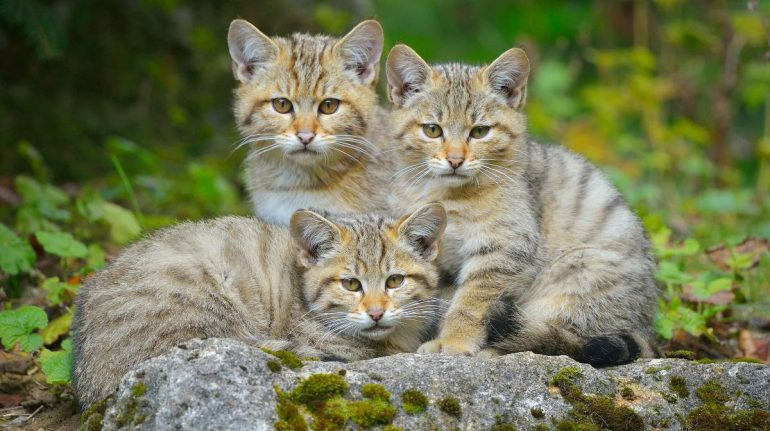
#> input picture Practicas/images/cats.png, 770 x 431 px
$ jupyter execute Practica2.ipynb
#> lines starting #> are read from the running program, lines starting #| are printed output that depends on the picture
## Práctica 2: Transformaciones geométricas
Integrantes: David García Díaz y Alejandro Bolaños García

[cell 1]
# Transformaciones geométricas 2D
import cv2 as cv
import numpy as np

# Variables globales
tx, ty = 0, 0
angle = 0
scale = 1.0
size = (1000, 1000)
image = cv.imread('images/cats.png', cv.IMREAD_COLOR)
#> image is the input picture: shape (431, 770, 3); mean B, G, R 85.6, 120, 115.6

def update_image():
    global tx, ty, angle, scale
    # Rotación
    angle_rad = angle * np.pi / 180
    R = np.float32([[np.cos(angle_rad), -np.sin(angle_rad)],
                    [np.sin(angle_rad), np.cos(angle_rad)]])

    # Traslación
    T = np.float32([[1, 0, tx],
                    [0, 1, ty]])

    # Similaridad (Escalado)
    S = np.float32([[scale, 0],
                    [0, scale]])

    # Combinación de transformaciones
    M = S @ R @ T
    transformed_image = cv.warpAffine(image, M, size)
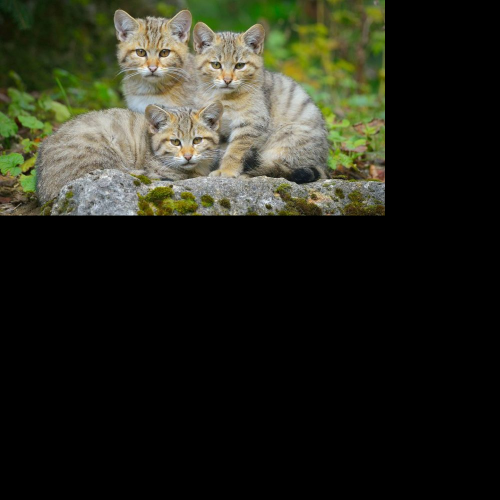
#> transformed_image: shape (1000, 1000, 3) (shown at 1/2 size); mean B, G, R 28.4, 39.8, 38.4
    cv.imshow('Transformaciones', transformed_image)

def on_trackbar_rotation(val):
    global angle
    angle = val
    update_image()

def on_trackbar_translation(val):
    global tx, ty
    tx = val
    ty = val
    update_image()

def on_trackbar_resize(val):
    global scale
    scale = val / 100
    update_image()

cv.namedWindow('Transformaciones')
cv.createTrackbar('Rotation', 'Transformaciones', 0, 360, on_trackbar_rotation)
cv.createTrackbar('Translation', 'Transformaciones', 0, 200, on_trackbar_translation)
cv.createTrackbar('Resize', 'Transformaciones', 0, 200, on_trackbar_resize)

# Inicializar la imagen con valores predeterminados
update_image()

cv.waitKey(0)
cv.destroyAllWindows()

[cell 2]
image = cv.imread('images/cats.png')
size = (image.shape[1], image.shape[0])
#> size = (770, 431)

# traslación
tx,ty = 100.0, 50.0
T = np.float32([[1,0,tx],
                [0,1,ty]])

imageT = cv.warpAffine(image, T, size)
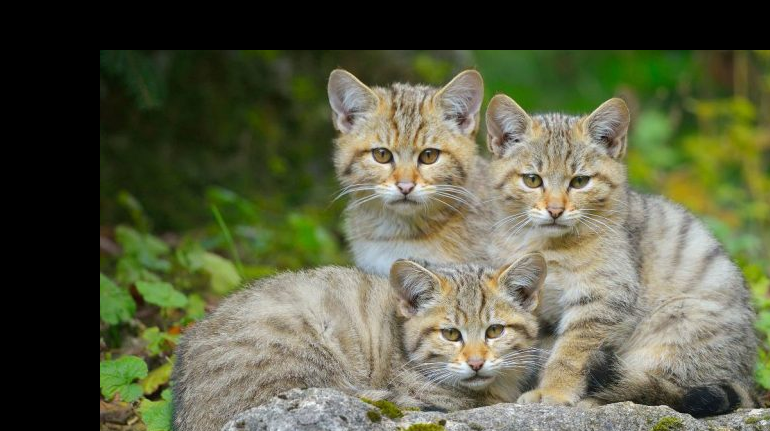
#> imageT: shape (431, 770, 3); mean B, G, R 69, 94.3, 90.9

cv.imshow('Traslacion', imageT)

# rotación
a = np.pi/6
T = np.float32(
    [[np.cos(a),-np.sin(a),tx],
     [np.sin(a),np.cos(a),ty]]
)
imageR = cv.warpAffine(image, T, size)
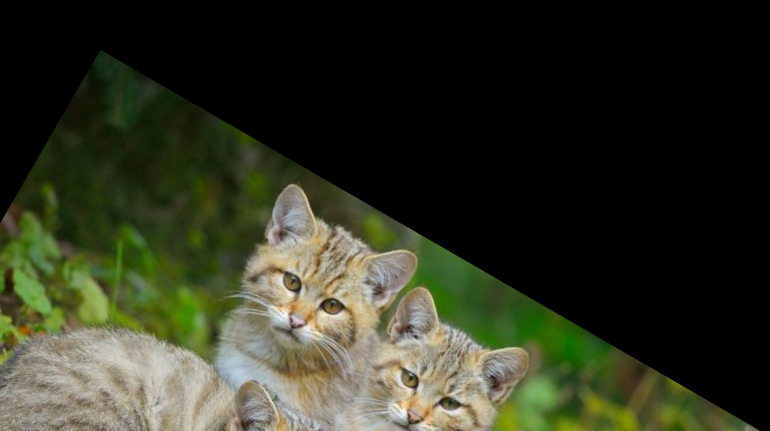
#> imageR: shape (431, 770, 3); mean B, G, R 34.3, 51.2, 47.9

cv.imshow('Rotacion', imageR)

# similaridad
s=0.5
T = np.float32(
    [[s*np.cos(a),-s*np.sin(a),tx],
     [s*np.sin(a),s*np.cos(a),ty]])

imageS = cv.warpAffine(image, T, size)
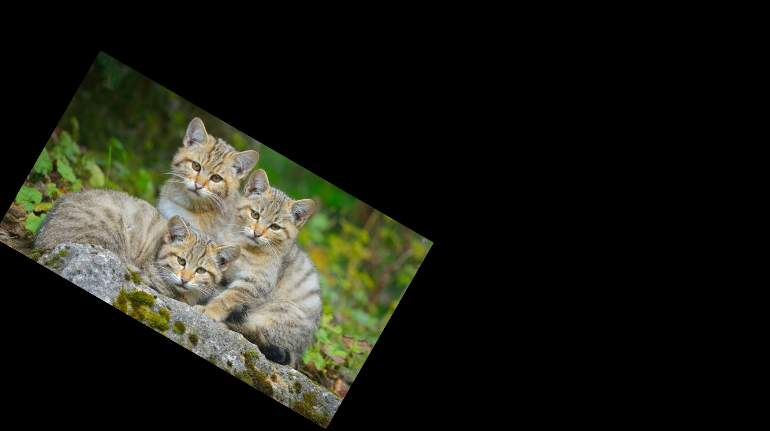
#> imageS: shape (431, 770, 3); mean B, G, R 21.4, 30, 28.9

cv.imshow('Similaridad', imageS)

cv.waitKey(0)
cv.destroyAllWindows()

$ run again, with Practicas/images/Catedral.png copied over Practicas/images/cats.png
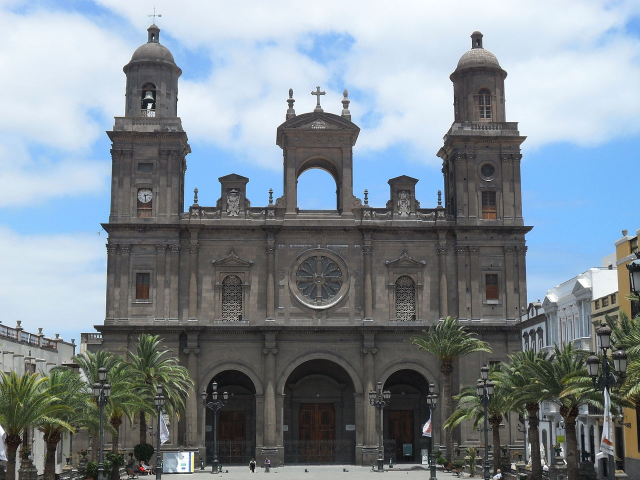
#> input picture Practicas/images/Catedral.png, 1280 x 960 px (shown at 1/2 size)
#> image is the input picture: shape (960, 1280, 3); mean B, G, R 146.5, 138.4, 127.6
#> `imageR = cv.warpAffine(image, T, size)`:
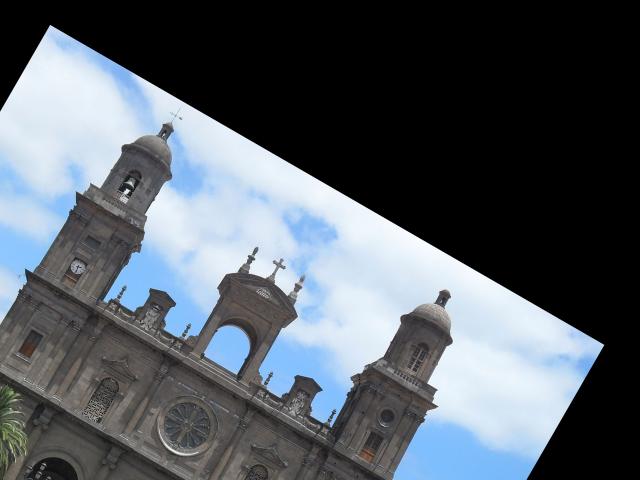
#> imageR: shape (960, 1280, 3) (shown at 1/2 size); mean B, G, R 101.2, 93.5, 86.1
#> `imageS = cv.warpAffine(image, T, size)`:
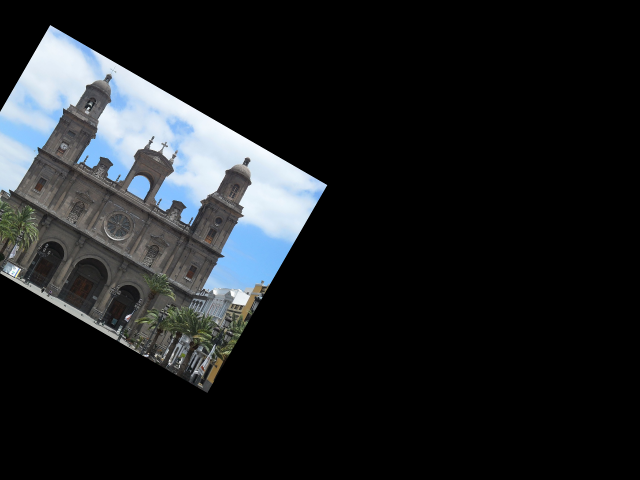
#> imageS: shape (960, 1280, 3) (shown at 1/2 size); mean B, G, R 34.5, 32.4, 29.8
